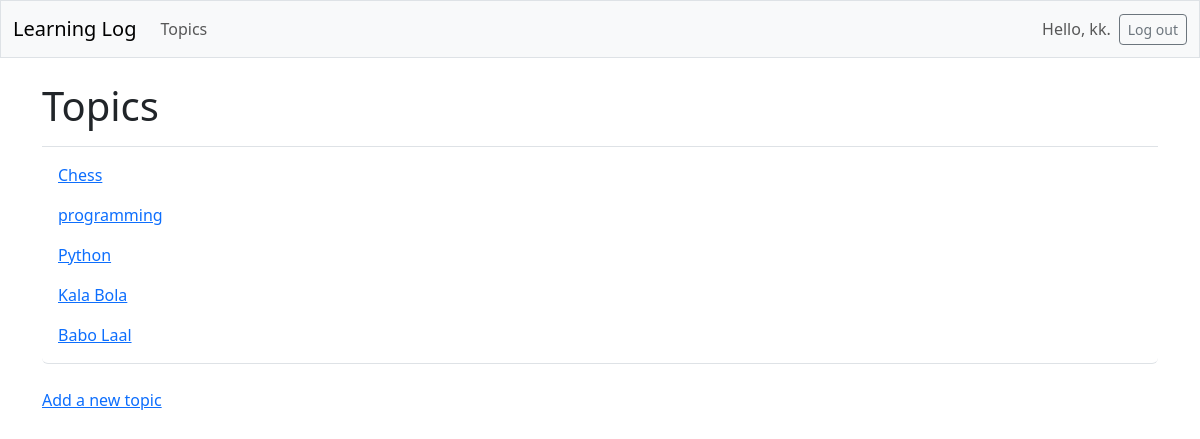
The app's page /topics/ (signed in) with its own data.
### learning_logs/models.py (models this page shows, shortened)
class Topic(models.Model):
    text = models.CharField(max_length=200)
    date = models.DateField(auto_now_add=True)
    owner = models.ForeignKey(User, on_delete=models.CASCADE)

### learning_logs/views.py (the view)
# urls.py: path("topics/", views.topics, name="topics"),
@login_required
def topics(req: HttpRequest):
    topics = Topic.objects.filter(owner=req.user).order_by("date")
    context = {"topics": topics}
    return render(req, "learning_logs/topics.html", context)

### learning_logs/templates/learning_logs/topics.html
{% extends 'learning_logs/base.html' %}
{% block page_header %}
  <h1>Topics</h1>
{% endblock page_header %}
{% block content %}
  <ul class="list-group border-bottom pb-2 mb-4">
    {% for topic in topics %}
      <li class="list-group-item border-0">
        <a href="{% url 'learning_logs:topic' topic.id %}">
          {{ topic.text }}</a>
      </li>
    {% empty %}
      <li class="list-group-item border-0">No topics have been added yet.</li>
    {% endfor %}
  </ul>
  <a href="{% url 'learning_logs:new_topic' %}">Add a new topic</a>
{% endblock content %}

### learning_logs/templates/learning_logs/base.html (shortened to what this page needs)
<!doctype html>
<html lang="en">
<head>
  {% load django_bootstrap5 %}
  {% bootstrap_css %}
</head>
<body>
  <nav class="navbar navbar-expand-md navbar-light bg-light mb-4 border">
    <div class="container-fluid">
      <a class="navbar-brand" href="{% url 'learning_logs:index' %}">
          Learning Log</a>
      <div class="collapse navbar-collapse" id="navbarCollapse">
        <ul class="navbar-nav me-auto mb-2 mb-md-0">
          <li class="nav-item">
            <a class="nav-link" href="{% url 'learning_logs:topics' %}">
              Topics</a></li>
        </ul>
        <ul class="navbar-nav ms-auto mb-2 mb-md-0">
          {% if user.is_authenticated %}
            <li class="nav-item">
              <span class="navbar-text me-2">Hello, {{ user.username }}.
                </span></li>
          {% endif %}
        </ul>
        {% if user.is_authenticated %}
          <form action="{% url 'accounts:logout' %}" method='post'>
            <button name='submit' class='btn btn-outline-secondary btn-sm'>
              Log out</button>
          </form>
        {% endif %}
      </div>
    </div>
  </nav>
  <main class="container">
    <div class="pb-2 mb-2 border-bottom">
      {% block page_header %}{% endblock page_header %}
    </div>
    <div>
      {% block content %}{% endblock content %}
    </div>
  </main>
</body>
</html>

### records on screen
Topic: text "Chess"
Topic: text "programming"
Topic: text "Python"
Topic: text "Kala Bola"
Topic: text "Babo Laal"

### other values on screen
{{ user.username }} "kk"
